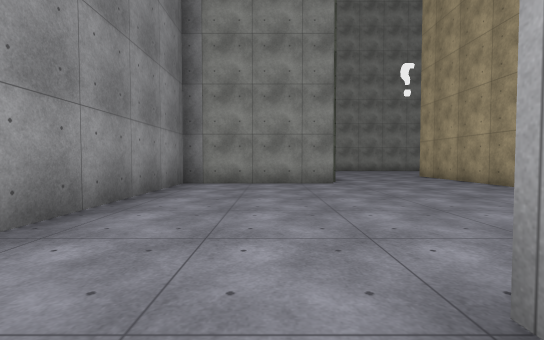
view 1 (above)

24 first-person views from a walk through a scene from a Unity 3-D project. The camera is 1.2 m above the floor, tilts 2° down and sees 85° across. The floor is counted in squares, 2 m on a side. Each view is taken from the middle of a square. On the plan, view 1 faces up. The plan holds only what a view shows up to about 9 squares ahead; the rest is blank. The place goes on beyond the plan. The player character is not drawn. Some surface patterns are stand-ins.

view 2
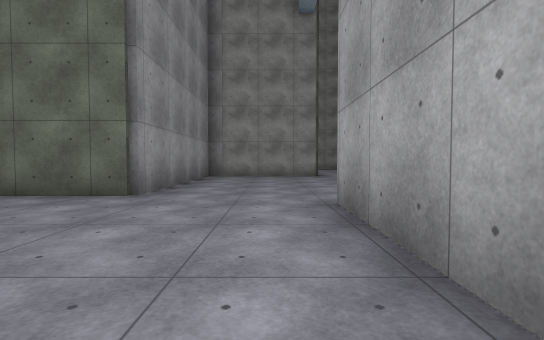

view 3
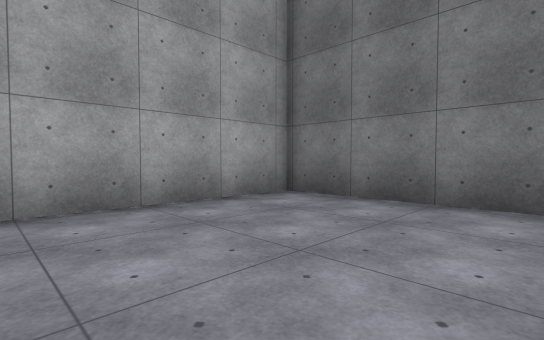

view 4
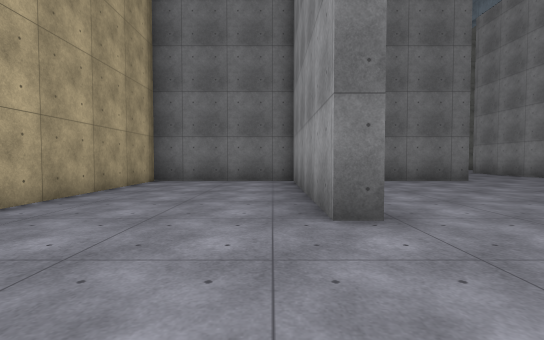

view 5
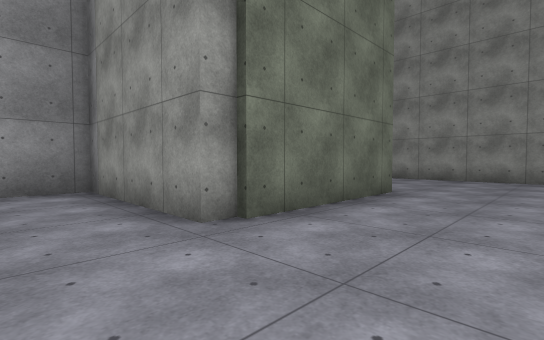

view 6
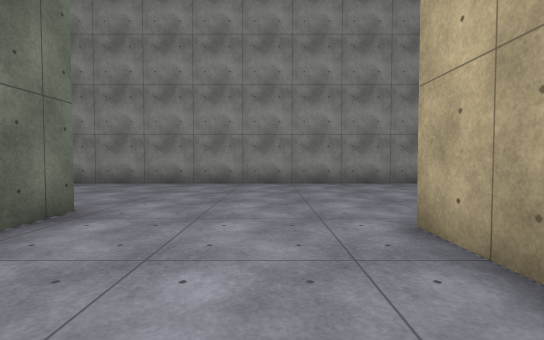

view 7
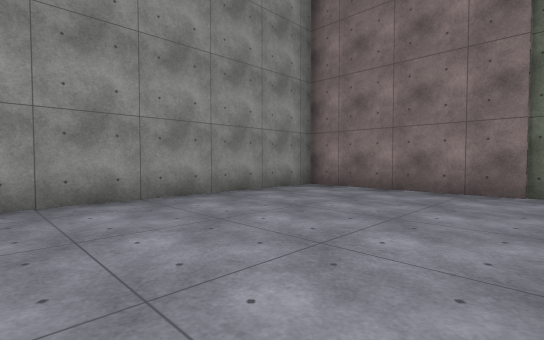

view 8
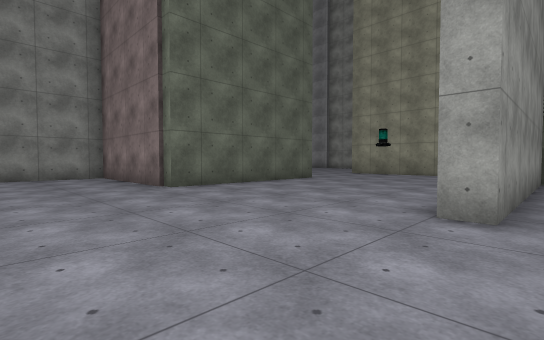

view 9
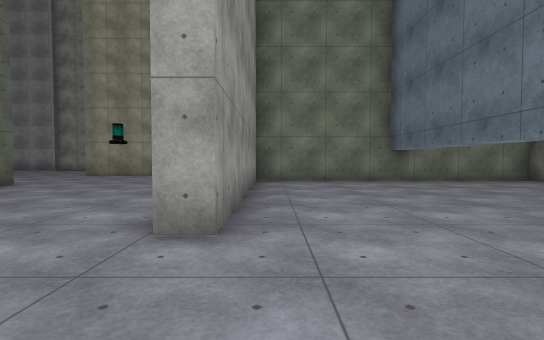

view 10
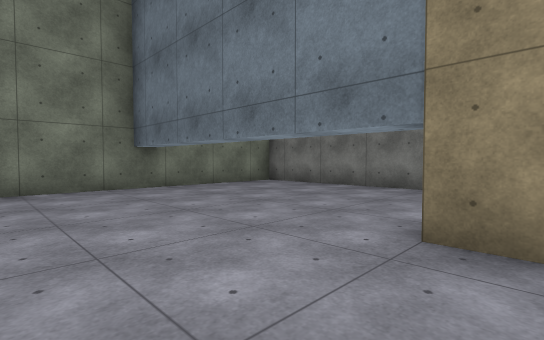

view 11
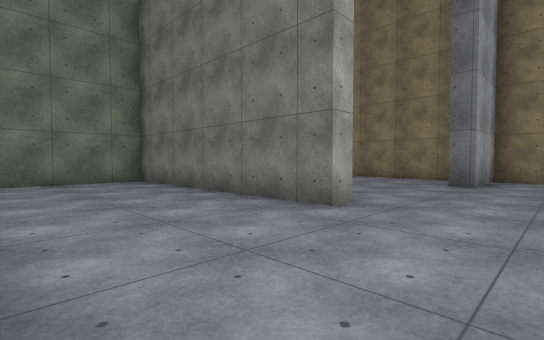

view 12
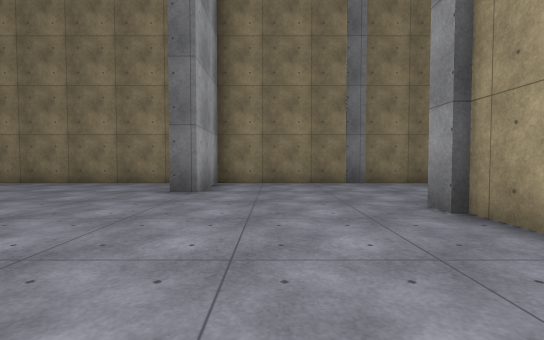

view 13
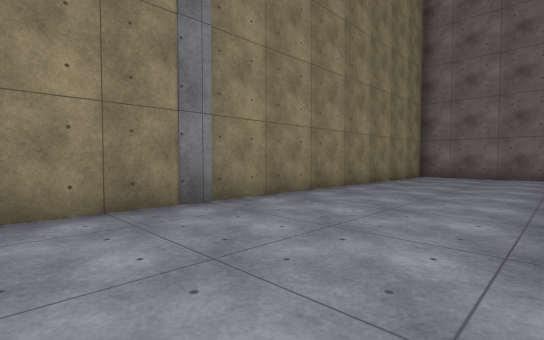

view 14
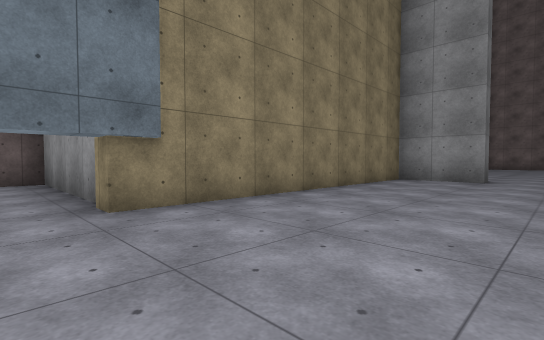

view 15
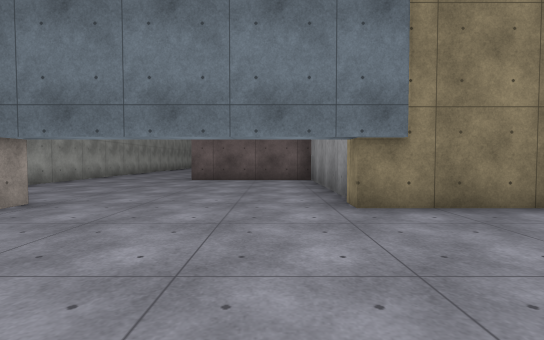

view 16
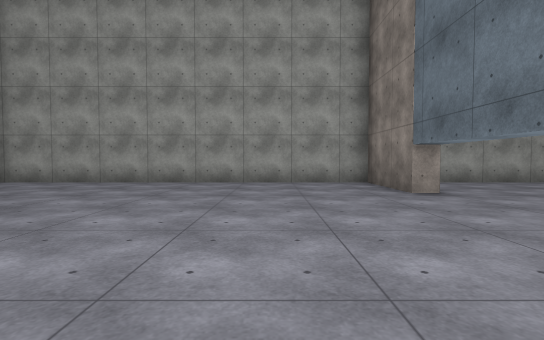

view 17
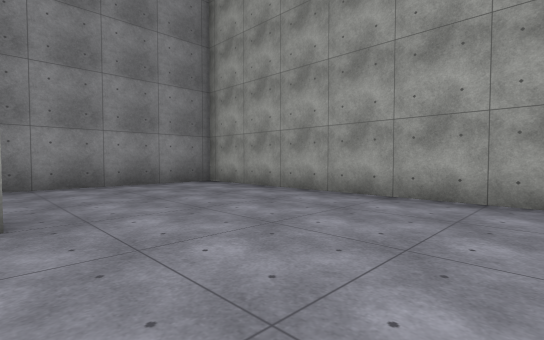

view 18
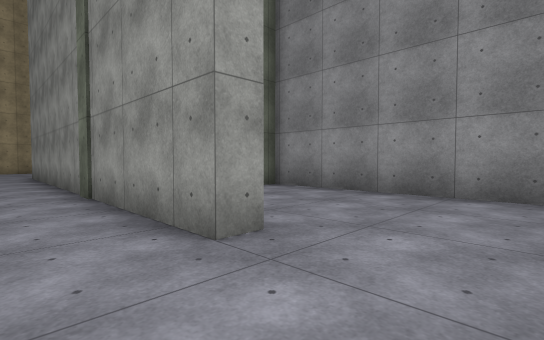

view 19
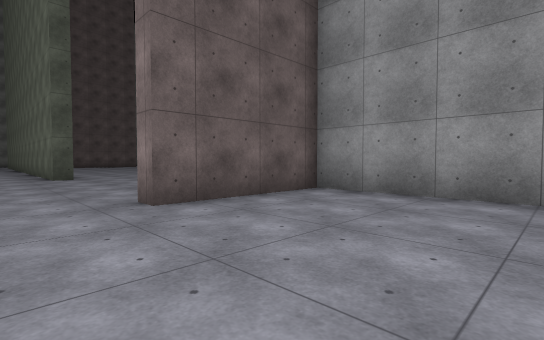

view 20
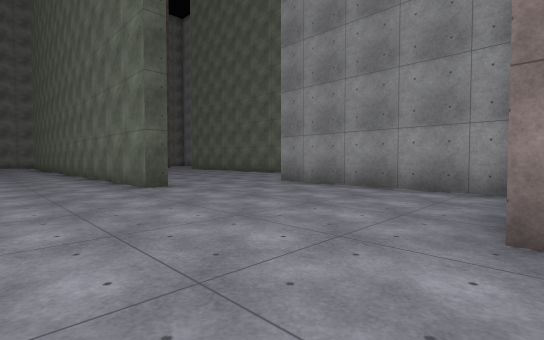

view 21
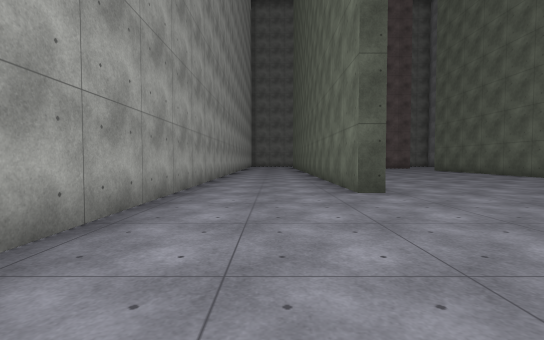

view 22
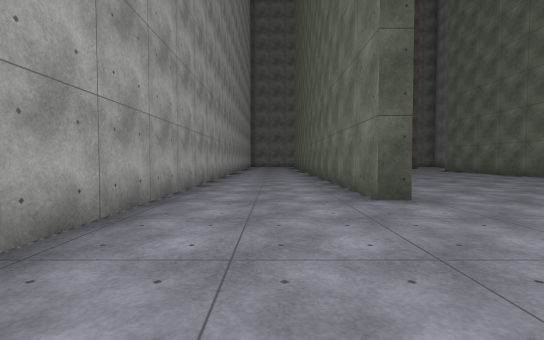

view 23
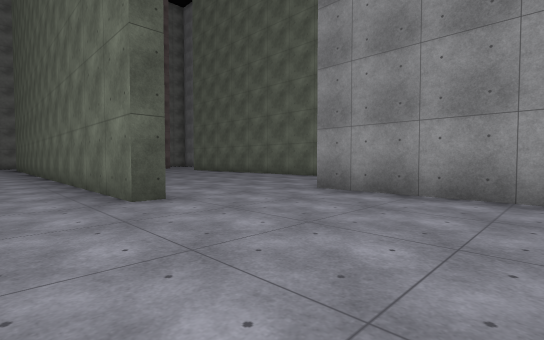

view 24
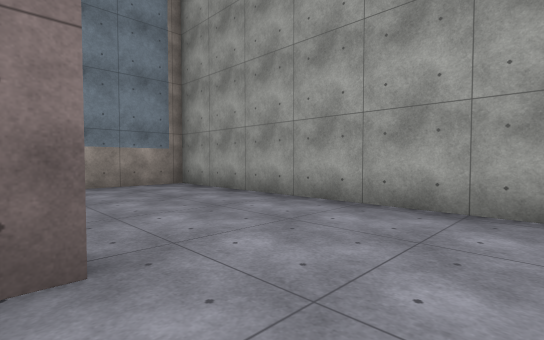

### Floor plan
Points are (right, up) in squares from view 1. A wall is a line through its corners. A room is listed if a view was taken in it or the views show most of it. See-through windows are left out.
Room 1 (views 1, 2, 3)
walls: (-2.2, 1.9) (-3.5, 1.9); (-3.5, -4.3) (0.9, -4.3) (0.9, 1.1)
ways out: opening at (-0.5, 1.5) to room 2
Room 2 (views 4, 5, 6, 7, 8, 9, 10, 11, 12, 13, 14, 15, 16, 17, 18, 19, 20, 21, 22, 23, 24)
walls: (10, 1.7) (10.8, 1.7); (10.1, -2.8) (10.1, -2.3) (16.4, -2.3) (16.4, 5.4) (10.4, 5.4) (10.4, 6); (20.2, -2.2) (20.2, -2.7) (10.5, -2.7); (5.8, -3.4) (5.8, -4.4); (6, -4.2) (6, -4.9); (5.3, 6.4) (5.3, 10.8); (15, 11.1) (9.9, 11.1) (9.9, 15.5) (-1.1, 15.5); (0.9, 1.1) (1.4, 1.1) (1.4, -4.3) (5.3, -4.3) (5.3, 0.5); (1.7, 11.5) (1.7, 7.5) (-2.2, 7.5) (-2.2, 1.9); (17.8, -14.6) (17.8, -19.9); (-1.1, -8.6) (9.4, -8.6) (9.4, -6.5) (9.9, -6.5) (9.9, -8.6) (17.8, -8.6) (17.8, -13.8) (21.4, -13.8) (21.4, -14.3) (21, -14.3); (-3, -5.4) (-3, -6.9); (20.9, -20.3) (21.4, -20.3) (21.4, -25.5); (24.7, -25) (24.7, -9) (22.3, -9) (22.3, -8.6) (24.7, -8.6) (24.7, 1.3) (16.9, 1.3) (16.9, 0.9)
ways out: opening at (-0.5, 1.5) to room 1; opening at (19, -20)

Positions as (right, up) in squares from view 1, and headings:
1: (0, 0), facing up
2: (0, -3), facing up
3: (-3, 0), facing down-right
4: (2, 4), facing down
5: (4, 6), facing up-left
6: (4, 8), facing up
7: (4, 11), facing up-right
8: (7, 5), facing up-right
9: (8, 5), facing right
10: (10, 4), facing down-right
11: (8, 1), facing down-right
12: (8, -1), facing down
13: (8, -5), facing down-left
14: (19, -5), facing down-left
15: (19, -5), facing down
16: (17, -6), facing right
17: (20, -6), facing up-right
18: (22, -4), facing up-left
19: (23, -10), facing down-left
20: (24, -14), facing down-left
21: (23, -15), facing down
22: (23, -16), facing down
23: (23, -16), facing down-left
24: (21, -16), facing up-right
